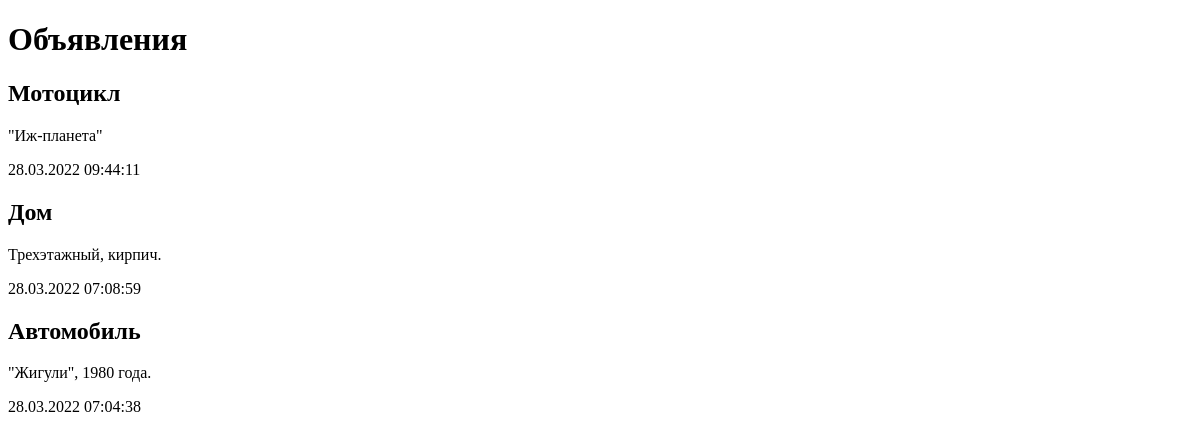
The page /bboard/ on the database as committed earlier.
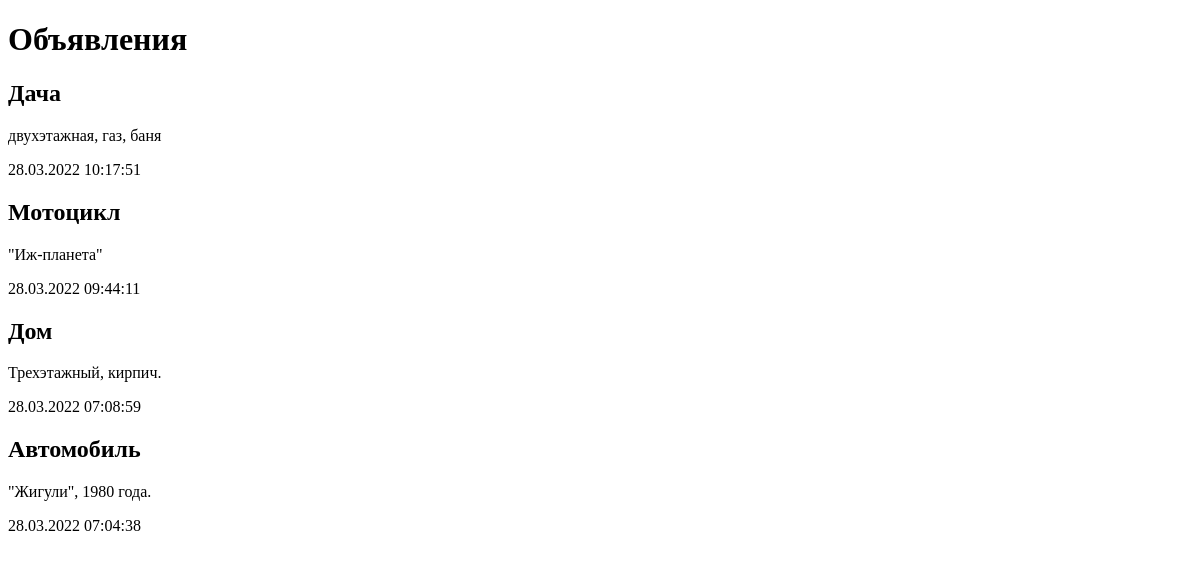
The same page on the database as committed later.
### bboard/models.py (models this page shows)
class Bb(models.Model):
    title       = models.CharField(max_length=50, verbose_name='Товар')
    content     = models.TextField(null=True, blank=True, verbose_name='Описание')
    price       = models.FloatField(null=True, blank=True, verbose_name='Цена')
    published   = models.DateTimeField(auto_now_add=True, db_index=True, verbose_name='Опубликовано')
    rubric      = models.ForeignKey('Rubric', null=True, verbose_name='Рубрика', on_delete=models.PROTECT)
    class Meta:
        verbose_name_plural = "Объявления"
        verbose_name        = "Объявление"
        ordering            = ['-published']

### bboard/views.py (the view)
# urls.py: path('', views.index, name='home'),
def index(request):
    bbs = Bb.objects.all()
    context = {'bbs': bbs}
    return render(request, 'bboard/index.html', context=context)

### bboard/templates/bboard/index.html (shortened to what this page needs)
<!DOCTYPE html>
<html lang="en">
<head>
</head>
<body>
    <h1>Объявления</h1>
    {% for bb in bbs %}
    <div>
        <h2>{{ bb.title }}</h2>
        <p>{{ bb.content }}</p>
        <p>{{ bb.published|date:'d.m.Y H:i:s' }}</p>
    </div>
    {% endfor %}
</body>
</html>

Rows that differ between the two databases and show on the page:
added Bb: title "Дача", content "двухэтажная, газ, баня", published "28.03.2022 10:17:51"
